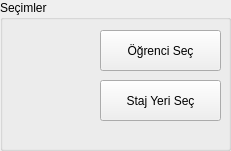
       <widget class="QGroupBox" name="groupBox_8">
        <property name="geometry">
         <rect>
          <x>780</x>
          <y>290</y>
          <width>231</width>
          <height>151</height>
         </rect>
        </property>
        <property name="title">
         <string>Seçimler</string>
        </property>
        <widget class="QPushButton" name="pushButton_25">
         <property name="geometry">
          <rect>
           <x>100</x>
           <y>30</y>
           <width>121</width>
           <height>41</height>
          </rect>
         </property>
         <property name="text">
          <string>Öğrenci Seç</string>
         </property>
        </widget>
        <widget class="QPushButton" name="pushButton_34">
         <property name="geometry">
          <rect>
           <x>100</x>
           <y>80</y>
           <width>121</width>
           <height>41</height>
          </rect>
         </property>
         <property name="text">
          <string>Staj Yeri Seç</string>
         </property>
        </widget>
        <widget class="QLabel" name="label_128">
         <property name="geometry">
          <rect>
           <x>70</x>
           <y>40</y>
           <width>21</width>
           <height>20</height>
          </rect>
         </property>
         <property name="text">
          <string/>
         </property>
         <property name="pixmap">
          <pixmap resource="icons.qrc">:/staticfiles/icons/warning.png</pixmap>
         </property>
         <property name="scaledContents">
          <bool>true</bool>
         </property>
        </widget>
        <widget class="QLabel" name="label_129">
         <property name="geometry">
          <rect>
           <x>70</x>
           <y>90</y>
           <width>21</width>
           <height>20</height>
          </rect>
         </property>
         <property name="text">
          <string/>
         </property>
         <property name="pixmap">
          <pixmap resource="icons.qrc">:/staticfiles/icons/warning.png</pixmap>
         </property>
         <property name="scaledContents">
          <bool>true</bool>
         </property>
        </widget>
        <widget class="QLabel" name="label_130">
         <property name="geometry">
          <rect>
           <x>50</x>
           <y>40</y>
           <width>21</width>
           <height>20</height>
          </rect>
         </property>
         <property name="text">
          <string/>
         </property>
         <property name="pixmap">
          <pixmap resource="icons.qrc">:/staticfiles/icons/checked.png</pixmap>
         </property>
         <property name="scaledContents">
          <bool>true</bool>
         </property>
        </widget>
        <widget class="QLabel" name="label_131">
         <property name="geometry">
          <rect>
           <x>50</x>
           <y>90</y>
           <width>21</width>
           <height>20</height>
          </rect>
         </property>
         <property name="text">
          <string/>
         </property>
         <property name="pixmap">
          <pixmap resource="icons.qrc">:/staticfiles/icons/checked.png</pixmap>
         </property>
         <property name="scaledContents">
          <bool>true</bool>
         </property>
        </widget>
       </widget>
